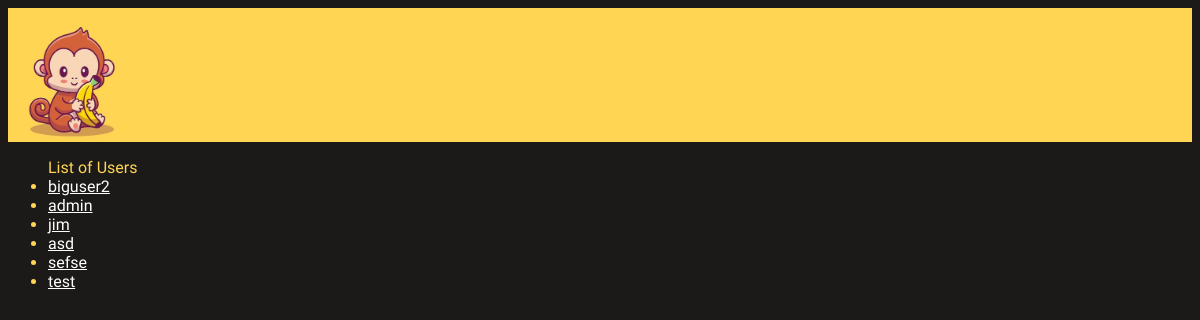
The app's page /authors/, older data.
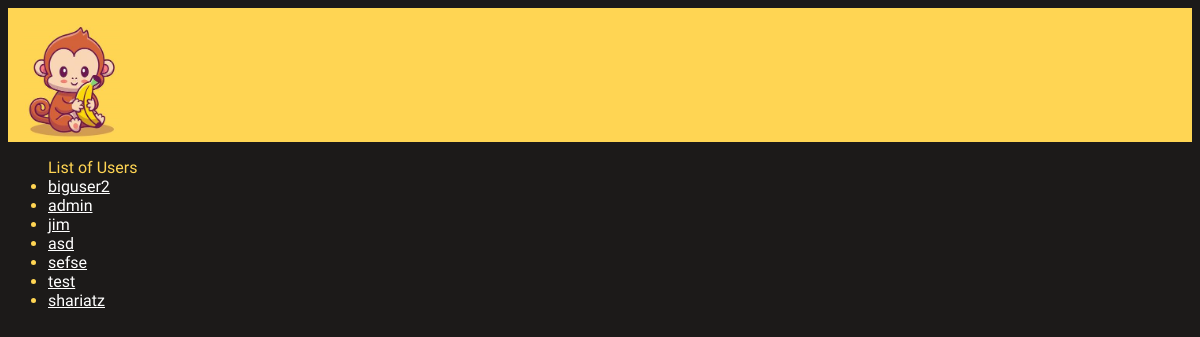
The same page, newer data.
### accounts/models.py (models this page shows)
class AuthorUser(AbstractUser):
    type = models.CharField(default="author",max_length=6)
    username = models.CharField(max_length=20, unique=True) # https://www.reddit.com/r/django/comments/id2ch0/user_models_username_max_length/
    host = models.GenericIPAddressField(default = "http://127.0.0.1:8000/") # hardcoded localhost for now
    url = models.URLField() #TODO setup proper page
    github = models.URLField(null=True, blank=True)
    profile_image = models.URLField(null=True, blank=True) # optional

### pages/views.py (the view)
# urls.py: path("authors/", ListProfilesView.as_view(), name="authors_list"), # display list of users on server; is this the exact url they want?
class ListProfilesView(ListView): # basic generic view that just displays template
    model = AuthorUser
    template_name = "listprofiles.html"
    context_object_name = 'authors_list'

### templates/listprofiles.html
{% extends "base.html" %}
{% block content %}
<ul>
List of Users
{% for author in authors_list %}
    <li><a href="{% url 'author_profile' pk=author.pk %}">{{ author.username }}</a></li>
{% empty %}
    <li>No users yet. Database must be empty.</li>
{% endfor %}
</ul>
{% endblock content %}

Row changes from the older to the newer data that the page shows:
added AuthorUser: username "shariatz"
